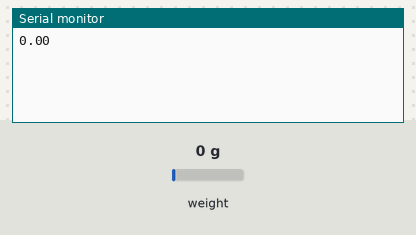
Bench run of a sketch on a simulated Arduino Uno, built with avr-gcc and run on an emulated ATmega328P. Shown: the last lines printed to the serial monitor. The test bench sets the inputs (shaded band); at power-on: weight on the scale 0 g.

Above: at 2.2 s.
2.3 s: weight on the scale set to 100 g
At 3.6 s:
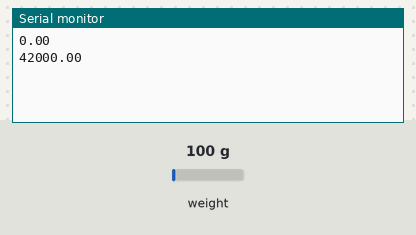
3.8 s: weight on the scale set to 1250 g
At 4.5 s:
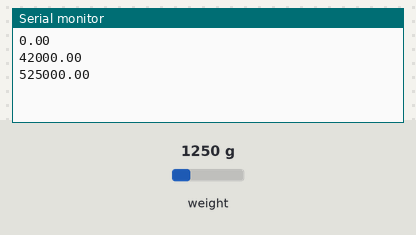
Timing chart, 0 to 6.8 s (numbered marks = the images above; inputs shaded):
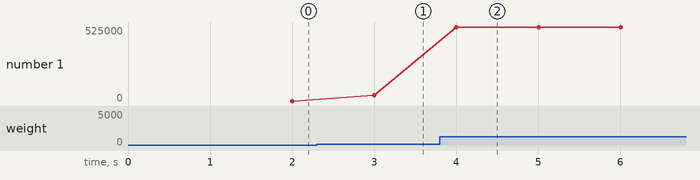

The sketch:

medicion.ino
```cpp
#include "HX711.h"

const int LOADCELL_DOUT_PIN = 2;
const int LOADCELL_SCK_PIN = 3;
HX711 scale;

void setup() {
  // put your setup code here, to run once:
  Serial.begin(115200);
  scale.begin(LOADCELL_DOUT_PIN, LOADCELL_SCK_PIN);
  scale.set_scale();                      // this value is obtained by calibrating the scale with known weights; see the README for details
  scale.tare();

}

void loop() {
  // put your main code here, to run repeatedly:
  while(!scale.is_ready());
  Serial.println(scale.get_units(10));
}
```

Measured:
- after the input at 2.3 s, the serial monitor: prints a new line after 0.70 s (image 1)
- after the input at 3.8 s, the serial monitor: prints a new line after 0.20 s (image 2)
- plotted number 1: 0 → 42000 after the input at 2.3 s, 42000 → 525000 after the input at 3.8 s
